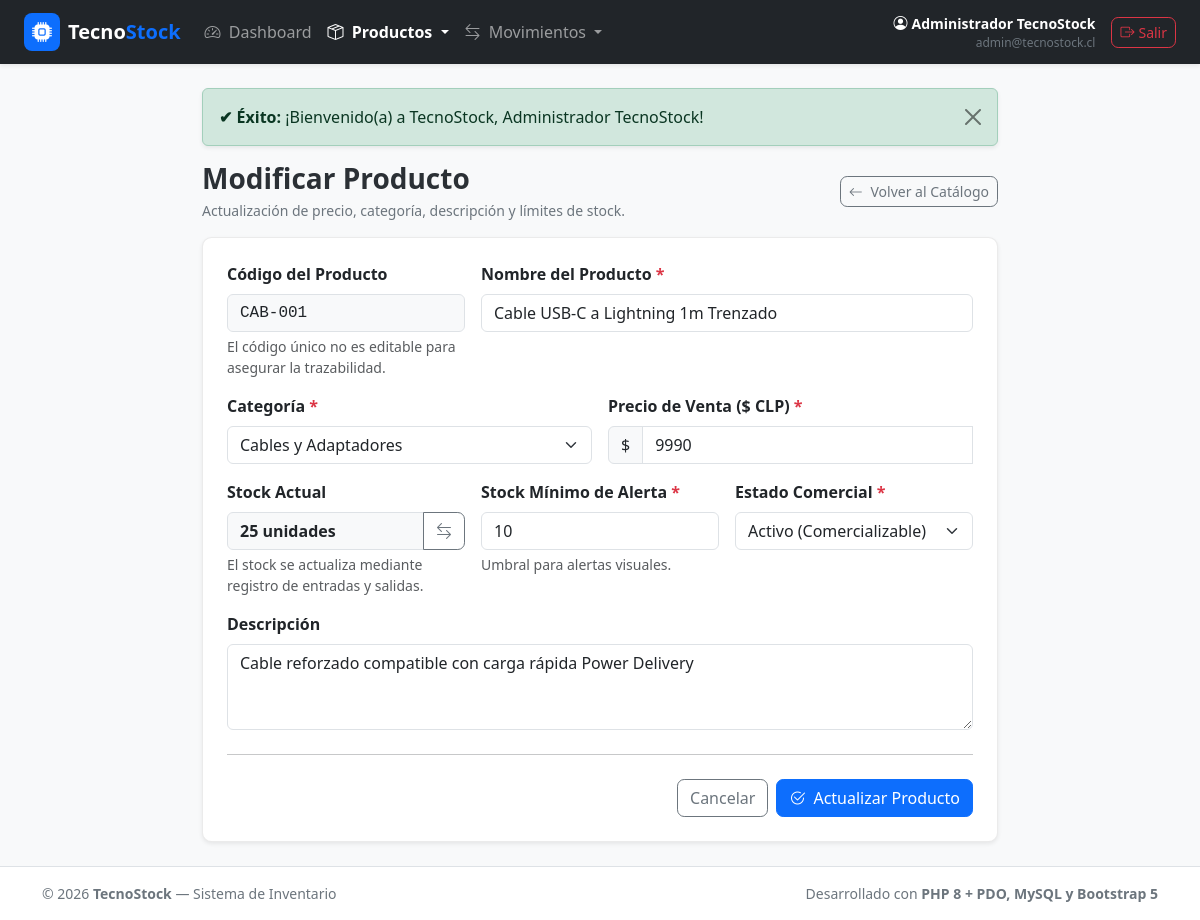
Page /modules/productos/editar.php?id=1 (signed in) on the committed database.
### tables this page shows
CREATE TABLE `producto` (
  `id_producto` INT AUTO_INCREMENT PRIMARY KEY,
  `codigo` VARCHAR(50) NOT NULL UNIQUE,
  `nombre` VARCHAR(150) NOT NULL,
  `descripcion` TEXT NULL,
  `precio` DECIMAL(12,2) NOT NULL DEFAULT 0.00,
  `stock_actual` INT NOT NULL DEFAULT 0,
  `stock_minimo` INT NOT NULL DEFAULT 0,
  `estado` ENUM('activo', 'inactivo') NOT NULL DEFAULT 'activo',
  `id_categoria` INT NOT NULL,
  `creado_en` TIMESTAMP DEFAULT CURRENT_TIMESTAMP,
  `actualizado_en` TIMESTAMP DEFAULT CURRENT_TIMESTAMP ON UPDATE CURRENT_TIMESTAMP,
  CONSTRAINT `chk_producto_precio` CHECK (`precio` >= 0),
  CONSTRAINT `chk_producto_stock_actual` CHECK (`stock_actual` >= 0),
  CONSTRAINT `chk_producto_stock_minimo` CHECK (`stock_minimo` >= 0),
  CONSTRAINT `fk_producto_categoria` FOREIGN KEY (`id_categoria`)
    REFERENCES `categoria` (`id_categoria`)
    ON UPDATE CASCADE
    ON DELETE RESTRICT
);

CREATE TABLE `categoria` (
  `id_categoria` INT AUTO_INCREMENT PRIMARY KEY,
  `nombre` VARCHAR(100) NOT NULL UNIQUE,
  `descripcion` TEXT NULL,
  `estado` ENUM('activo', 'inactivo') NOT NULL DEFAULT 'activo',
  `creado_en` TIMESTAMP DEFAULT CURRENT_TIMESTAMP
);

### modules/productos/editar.php (the view, shortened to what this page needs)
<?php
require_once ROOT_PATH . '/includes/helpers.php';
$id_producto = (int)($_GET['id'] ?? 0);
$pdo = getDBConnection();
$stmtProd = $pdo->prepare("SELECT * FROM producto WHERE id_producto = :id LIMIT 1");
$stmtProd->execute([':id' => $id_producto]);
$producto = $stmtProd->fetch();
$stmtCat = $pdo->query("SELECT id_categoria, nombre FROM categoria WHERE estado = 'activo' ORDER BY nombre ASC");
$categorias = $stmtCat->fetchAll();
require_once ROOT_PATH . '/includes/header.php';
require_once ROOT_PATH . '/includes/navbar.php';
?>
<main class="container py-4 flex-grow-1" style="max-width: 820px;">
    <div class="d-flex align-items-center justify-content-between mb-3">
        <div>
            <h1 class="h3 fw-bold mb-1">Modificar Producto</h1>
            <p class="text-secondary small mb-0">Actualización de precio, categoría, descripción y límites de stock.</p>
        </div>
        <a href="<?= base_url('modules/productos/index.php') ?>" class="btn btn-outline-secondary btn-sm">
            <i class="bi bi-arrow-left me-1"></i> Volver al Catálogo
        </a>
    </div>
    <div class="card shadow-sm">
        <div class="card-body p-4">
            <form action="<?= base_url('modules/productos/actualizar.php') ?>" method="POST" class="needs-validation" novalidate>
                <div class="row g-3">
                    <div class="col-12 col-md-4">
                        <label class="form-label fw-semibold">Código del Producto</label>
                        <input type="text" class="form-control bg-light font-monospace" value="<?= e($producto['codigo']) ?>" readonly>
                        <div class="form-text small">El código único no es editable para asegurar la trazabilidad.</div>
                    </div>
                    <div class="col-12 col-md-8">
                        <label for="nombre" class="form-label fw-semibold">Nombre del Producto <span class="text-danger">*</span></label>
                        <input type="text" class="form-control" id="nombre" name="nombre" value="<?= e($producto['nombre']) ?>" required maxlength="150">
                    </div>
                    <div class="col-12 col-md-6">
                        <label for="id_categoria" class="form-label fw-semibold">Categoría <span class="text-danger">*</span></label>
                        <select class="form-select" id="id_categoria" name="id_categoria" required>
                            <?php foreach ($categorias as $cat): ?>
                                <option value="<?= $cat['id_categoria'] ?>" <?= ($cat['id_categoria'] == $producto['id_categoria']) ? 'selected' : '' ?>>
                                    <?= e($cat['nombre']) ?>
                                </option>
                            <?php endforeach; ?>
                        </select>
                    </div>
                    <div class="col-12 col-md-6">
                        <label for="precio" class="form-label fw-semibold">Precio de Venta ($ CLP) <span class="text-danger">*</span></label>
                        <div class="input-group">
                            <span class="input-group-text">$</span>
                            <input type="number" class="form-control" id="precio" name="precio" value="<?= (int)$producto['precio'] ?>" min="0" step="1" required>
                        </div>
                    </div>
                    <div class="col-12 col-md-4">
                        <label class="form-label fw-semibold">Stock Actual</label>
                        <div class="input-group">
                            <input type="text" class="form-control bg-light fw-bold" value="<?= (int)$producto['stock_actual'] ?> unidades" readonly>
                            <a href="<?= base_url('modules/movimientos/registrar.php?id_producto=' . $producto['id_producto']) ?>" class="btn btn-outline-secondary" title="Ajustar mediante movimiento">
                                <i class="bi bi-arrow-left-right"></i>
                            </a>
                        </div>
                        <div class="form-text small">El stock se actualiza mediante registro de entradas y salidas.</div>
                    </div>
                    <div class="col-12 col-md-4">
                        <label for="stock_minimo" class="form-label fw-semibold">Stock Mínimo de Alerta <span class="text-danger">*</span></label>
                        <input type="number" class="form-control" id="stock_minimo" name="stock_minimo" value="<?= (int)$producto['stock_minimo'] ?>" min="0" step="1" required>
                        <div class="form-text small">Umbral para alertas visuales.</div>
                    </div>
                    <div class="col-12 col-md-4">
                        <label for="estado" class="form-label fw-semibold">Estado Comercial <span class="text-danger">*</span></label>
                        <select class="form-select" id="estado" name="estado" required>
                            <option value="activo" <?= ($producto['estado'] === 'activo') ? 'selected' : '' ?>>Activo (Comercializable)</option>
                        </select>
                    </div>
                    <div class="col-12">
                        <label for="descripcion" class="form-label fw-semibold">Descripción</label>
                        <textarea class="form-control" id="descripcion" name="descripcion" rows="3"><?= e($producto['descripcion']) ?></textarea>
                    </div>
                </div>
                <hr class="my-4">
                <div class="d-flex justify-content-end gap-2">
                    <a href="<?= base_url('modules/productos/index.php') ?>" class="btn btn-outline-secondary">Cancelar</a>
                    <button type="submit" class="btn btn-primary d-inline-flex align-items-center gap-2">
                        <i class="bi bi-check2-circle"></i> Actualizar Producto
                    </button>
                </div>
            </form>
        </div>
    </div>
</main>
<?php require_once ROOT_PATH . '/includes/footer.php'; ?>

### assets/css/custom.css (style rules this page uses)
:root { --ts-primary: #0d6efd; --ts-danger: #dc3545; --ts-warning: #ffc107; --ts-success: #198754; }
body { font-family: system-ui, -apple-system, "Segoe UI", Roboto, "Helvetica Neue", Arial, sans-serif; color: #2b3035; }
.card { border-radius: 0.6rem; border: 1px solid rgba(0, 0, 0, 0.08); }
.btn { border-radius: 0.45rem; transition: all 0.2s ease-in-out; }

### rows in the picture
producto: codigo "CAB-001", nombre "Cable USB-C a Lightning 1m Trenzado", id_categoria "Cables y Adaptadores", precio "9990", stock_actual "25 unidades", stock_minimo "10", estado "Activo (Comercializable)", descripcion "Cable reforzado compatible con carga rápida Power Delivery"

### other values in the picture
$usuario['nombre'] "Administrador TecnoStock"
$usuario['correo'] "admin@tecnostock.cl"
$mensaje "¡Bienvenido(a) a TecnoStock, Administrador TecnoStock!"
